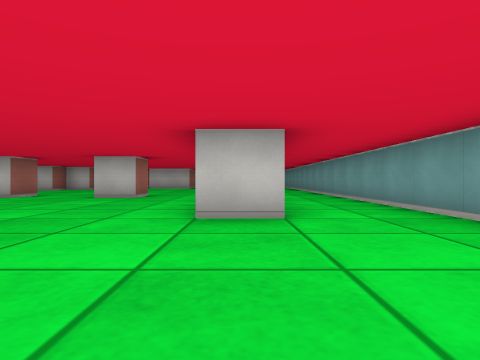
View 1 (above)

17 first-person views from a walk through a cub3D ray-caster map. The camera is about half as high as the walls, looks level and sees 75° across. The floor is counted in squares. Each view is taken from the middle of a square. On the plan, view 1 faces up. The plan holds only what a view shows up to about 9 squares ahead; the rest is blank.

View 2
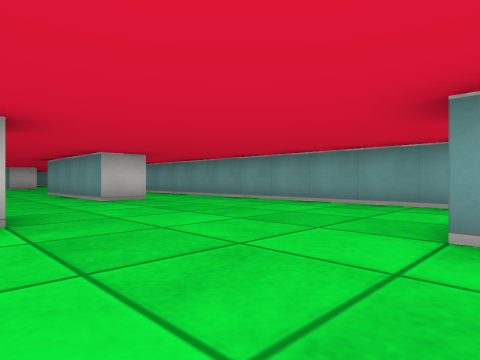

View 3
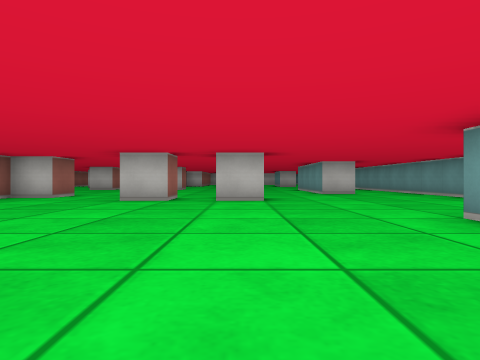

View 4
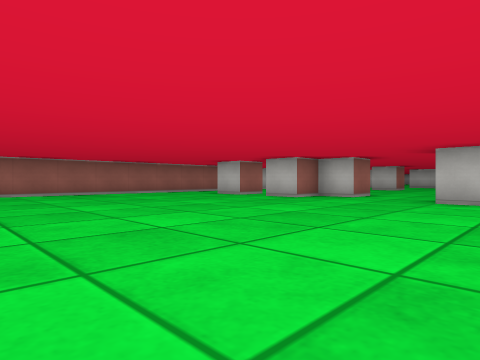

View 5
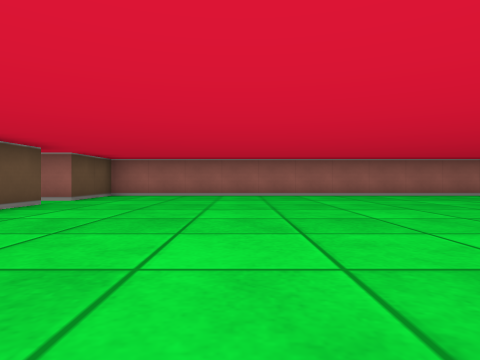

View 6
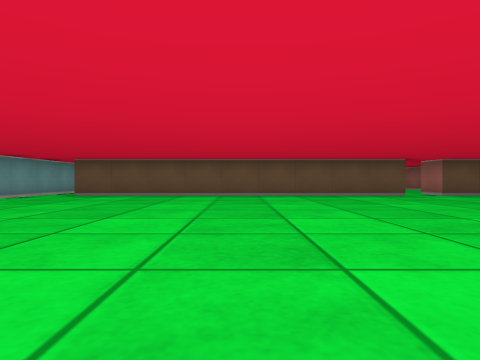

View 7
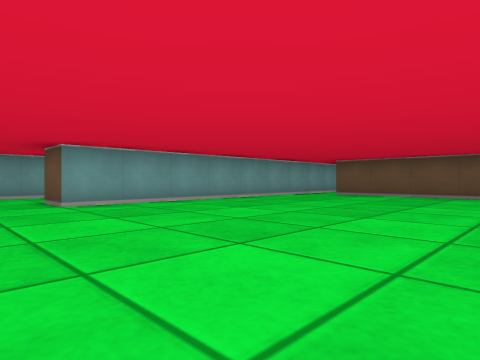

View 8
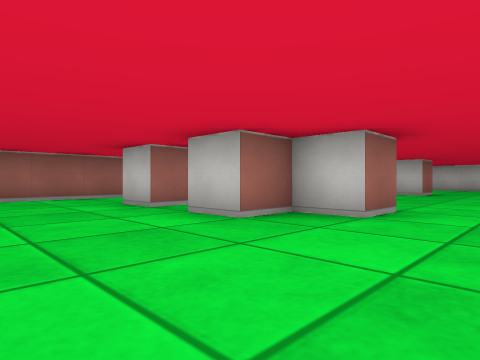

View 9
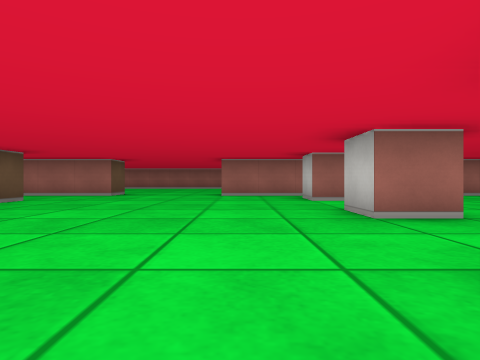

View 10
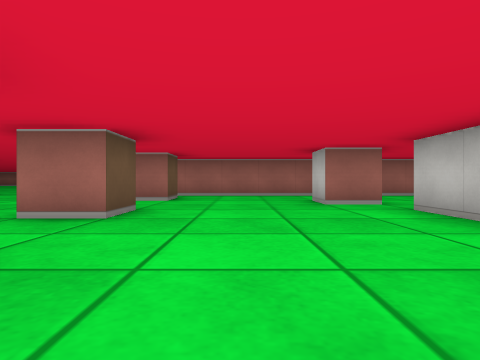

View 11
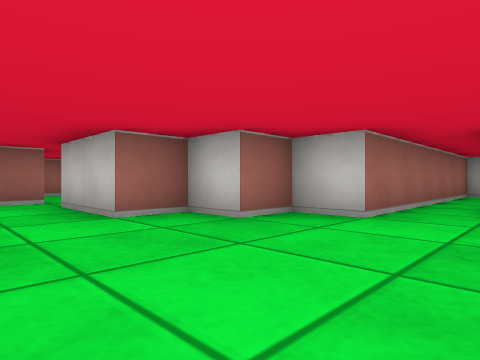

View 12
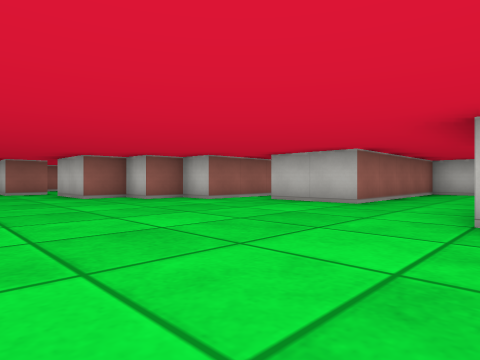

View 13
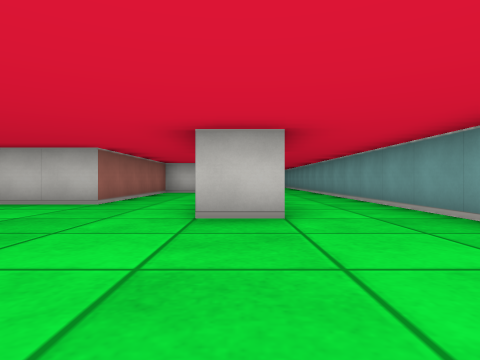

View 14
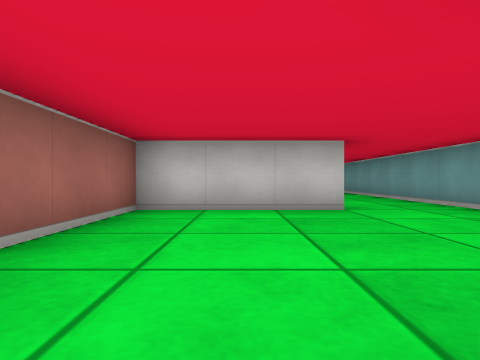

View 15
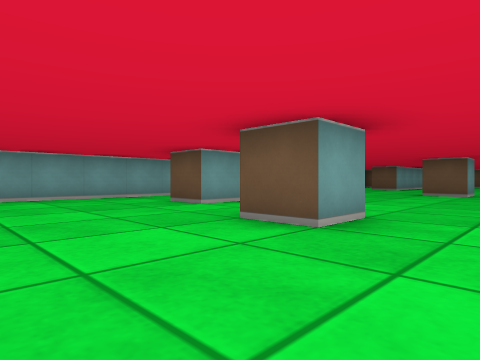

View 16
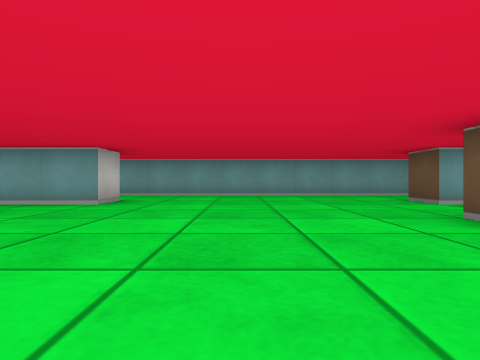

View 17
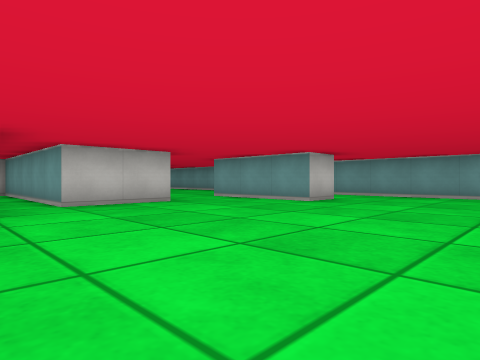

### Floor plan
Points are (right, up) in squares from view 1. A wall is a line through its corners. A room is listed if a view was taken in it or the views show most of it. See-through windows are left out.
Room 1 (views 1, 2, 3, 4, 5, 6, 7, 8, 9, 10, 11, 12, 13, 15, 16, 17)
walls: (-7.5, 2.5) (-7.5, 1.5) (-8.5, 1.5) (-8.5, 0.5) (-9.5, 0.5); (-4.5, 1.5) (-4.5, 0.5) (-5.5, 0.5); (-3.5, 7.5) (-3.5, 8.5) (-2.5, 8.5) (-2.5, 7.5) (-3.5, 7.5); (-5.5, 8.5) (-5.5, 7.5); (-2.4, 0.5) (-3.5, 0.5) (-3.5, 1.5) (-2.5, 1.5); (-10.5, 1.2) (-10.5, 0.5) (-11.5, 0.5); (-9.5, 8.5) (-8.5, 8.5) (-8.5, 7.5) (-9.5, 7.5); (-11.5, 1.5) (-10.8, 1.5); (0.5, 3.5) (-0.5, 3.5) (-0.5, 7.5) (0.5, 7.5); (-12.5, 8.5) (-11.5, 8.5) (-11.5, 7.5) (-12.5, 7.5); (-14, 2.5) (-13.5, 2.5) (-13.5, -9.5) (-11.5, -9.5); (-10.5, 12.5) (-10.5, 11.5) (-11.5, 11.5); (2.5, -3) (2.5, 12.5); (0.5, 13.5) (-0.5, 13.5) (-0.5, 15.5); (-2.5, 15.5) (-4.5, 15.5) (-4.5, 20.5) (-5.5, 20.5) (-5.5, 14.5) (-6.5, 14.5) (-6.5, 13.5) (-7.5, 13.5) (-7.5, 12.5) (-9.5, 12.5); (-13.5, 14.8) (-13.5, 5.5); (-10.5, -9.5) (-1.5, -9.5); (-0.5, -10) (-0.5, -2.5) (0.5, -2.5)
ways out: opening at (-1.5, 16) to room 2; opening at (1.5, 13.5) to room 2; opening at (-14.3, 4); opening at (-11, -10); opening at (-1, -10)
Room 2 (view 14)
walls: (-0.5, 15.5) (-0.5, 16.5); (0.6, 20.5) (-2.5, 20.5) (-2.5, 15.5); (2.5, 20.5) (2.5, 21.5); (2.5, 12.5) (2.5, 19)
ways out: opening at (-1.5, 16) to room 1; opening at (1.5, 13.5) to room 1; opening at (1.5, 21)

Where each view was taken, in squares from view 1:
view 1: 0 up, 0 right, facing up
view 2: 3 down, 3 left, facing up-right
view 3: 6 down, 3 left, facing up
view 4: 6 down, 4 left, facing up-left
view 5: 6 down, 5 left, facing left
view 6: 1 down, 6 left, facing down
view 7: 1 down, 6 left, facing down-right
view 8: 2 down, 6 left, facing up-left
view 9: 6 up, 5 left, facing left
view 10: 10 up, 5 left, facing left
view 11: 11 up, 4 left, facing up-left
view 12: 10 up, 0 right, facing up-left
view 13: 10 up, 0 right, facing up
view 14: 16 up, 1 left, facing up
view 15: 11 up, 5 left, facing down-right
view 16: 11 up, 6 left, facing right
view 17: 10 up, 6 left, facing up-right
